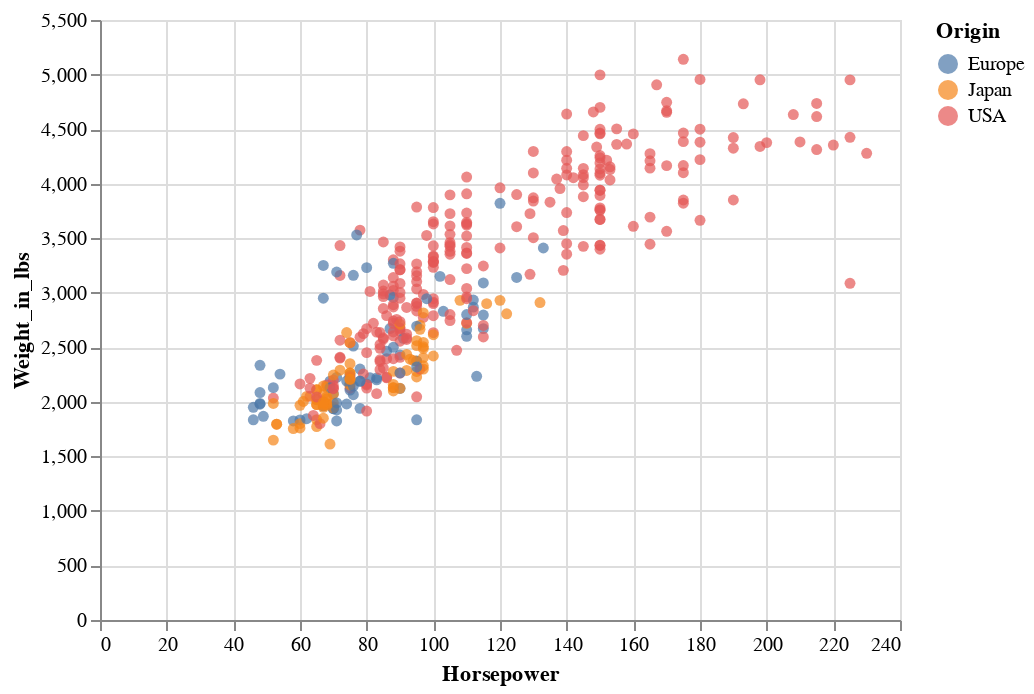

The cell this chart's notebook holds for it:
### Markdown cell above
### Data types
Altair understands four different variable data types

1. nominal
1. ordinal
1. quantitative
1. temporal

It will intelligently infer the data types of the variables from the pandas data frame and use appropriate scales for mapping the variables on visual channels. However, there are times when the data types are not correctly inferred. Either because we want to use different types or because the information is not yet available. We can then use shorthand notation, suffixing the variable with the first letter of the data type, or pass the type explicitly to the constructor of the respective channel class.

### Code cell
alt.Chart(cars).mark_circle().encode(
    x="Horsepower:Q", y="Weight_in_lbs:Q", color="Origin:N"
)

### Figure 1 — Vega-Lite specification as saved in the notebook (floating-point values rounded to 4 significant figures; data arrays with more than 128 entries replaced by an {"elided": "..."} marker saying what was removed)
{"$schema": "https://vega.github.io/schema/vega-lite/v2.6.0.json", "config": {"view": {"height": 300, "width": 400}}, "data": {"name": "data-c8f93488148fad3697c74ae8c2dd0e69"}, "datasets": {"data-c8f93488148fad3697c74ae8c2dd0e69": {"elided": "406 records"}}, "encoding": {"color": {"field": "Origin", "type": "nominal"}, "x": {"field": "Horsepower", "type": "quantitative"}, "y": {"field": "Weight_in_lbs", "type": "quantitative"}}, "mark": "circle"}
